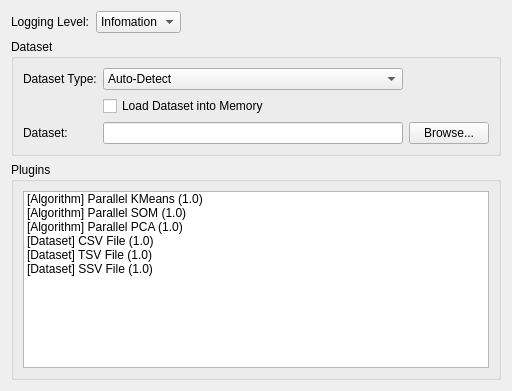
<?xml version="1.0" encoding="UTF-8"?>
<ui version="4.0">
 <author>Morteza Ansarinia</author>
 <class>StartPageWidget</class>
 <widget class="QWidget" name="StartPageWidget">
  <property name="geometry">
   <rect>
    <x>0</x>
    <y>0</y>
    <width>512</width>
    <height>391</height>
   </rect>
  </property>
  <property name="minimumSize">
   <size>
    <width>450</width>
    <height>300</height>
   </size>
  </property>
  <property name="windowTitle">
   <string>Form</string>
  </property>
  <layout class="QFormLayout" name="formLayout">
   <property name="fieldGrowthPolicy">
    <enum>QFormLayout::FieldsStayAtSizeHint</enum>
   </property>
   <property name="formAlignment">
    <set>Qt::AlignLeading|Qt::AlignLeft|Qt::AlignTop</set>
   </property>
   <item row="0" column="0">
    <widget class="QLabel" name="vecbosityLbl">
     <property name="text">
      <string>Logging Level:</string>
     </property>
    </widget>
   </item>
   <item row="0" column="1">
    <widget class="QComboBox" name="comboBox">
     <item>
      <property name="text">
       <string>Infomation</string>
      </property>
      <property name="icon">
       <iconset>
        <normaloff>:/resources/green-dot.png</normaloff>:/resources/green-dot.png</iconset>
      </property>
     </item>
     <item>
      <property name="text">
       <string>Error</string>
      </property>
      <property name="icon">
       <iconset>
        <normaloff>:/resources/red-dot.png</normaloff>:/resources/red-dot.png</iconset>
      </property>
     </item>
     <item>
      <property name="text">
       <string>Debug</string>
      </property>
      <property name="icon">
       <iconset>
        <normaloff>:/resources/yellow-dot.png</normaloff>:/resources/yellow-dot.png</iconset>
      </property>
     </item>
    </widget>
   </item>
   <item row="2" column="0" colspan="2">
    <widget class="QGroupBox" name="groupBox">
     <property name="title">
      <string>Dataset</string>
     </property>
     <layout class="QGridLayout" name="gridLayout">
      <item row="0" column="0">
       <widget class="QLabel" name="label_2">
        <property name="text">
         <string>Dataset Type:</string>
        </property>
       </widget>
      </item>
      <item row="3" column="0">
       <widget class="QLabel" name="label_3">
        <property name="text">
         <string>Dataset:</string>
        </property>
       </widget>
      </item>
      <item row="0" column="1">
       <widget class="QComboBox" name="datasetTypeComboBox">
        <item>
         <property name="text">
          <string>Auto-Detect</string>
         </property>
        </item>
        <item>
         <property name="text">
          <string>Comma Seperated File (CSV)</string>
         </property>
        </item>
        <item>
         <property name="text">
          <string>Tab Seperated File (TSV)</string>
         </property>
        </item>
        <item>
         <property name="text">
          <string>Space Seperated File</string>
         </property>
        </item>
       </widget>
      </item>
      <item row="3" column="1">
       <widget class="QLineEdit" name="lineEdit">
        <property name="text">
         <string/>
        </property>
        <property name="readOnly">
         <bool>true</bool>
        </property>
       </widget>
      </item>
      <item row="3" column="2">
       <widget class="QPushButton" name="browseForDatasetBtn">
        <property name="text">
         <string>Browse...</string>
        </property>
       </widget>
      </item>
      <item row="2" column="1">
       <widget class="QCheckBox" name="checkBox">
        <property name="text">
         <string>Load Dataset into Memory</string>
        </property>
       </widget>
      </item>
     </layout>
    </widget>
   </item>
   <item row="3" column="0" colspan="2">
    <widget class="QGroupBox" name="groupBox_2">
     <property name="title">
      <string>Plugins</string>
     </property>
     <layout class="QVBoxLayout" name="verticalLayout">
      <item>
       <widget class="QListWidget" name="pluginsListwidget">
        <item>
         <property name="text">
          <string>[Algorithm] Parallel KMeans (1.0)</string>
         </property>
        </item>
        <item>
         <property name="text">
          <string>[Algorithm] Parallel SOM (1.0)</string>
         </property>
        </item>
        <item>
         <property name="text">
          <string>[Algorithm] Parallel PCA (1.0)</string>
         </property>
        </item>
        <item>
         <property name="text">
          <string>[Dataset] CSV File (1.0)</string>
         </property>
        </item>
        <item>
         <property name="text">
          <string>[Dataset] TSV File (1.0)</string>
         </property>
        </item>
        <item>
         <property name="text">
          <string>[Dataset] SSV File (1.0)</string>
         </property>
        </item>
       </widget>
      </item>
     </layout>
    </widget>
   </item>
  </layout>
 </widget>
 <resources/>
 <connections/>
</ui>
